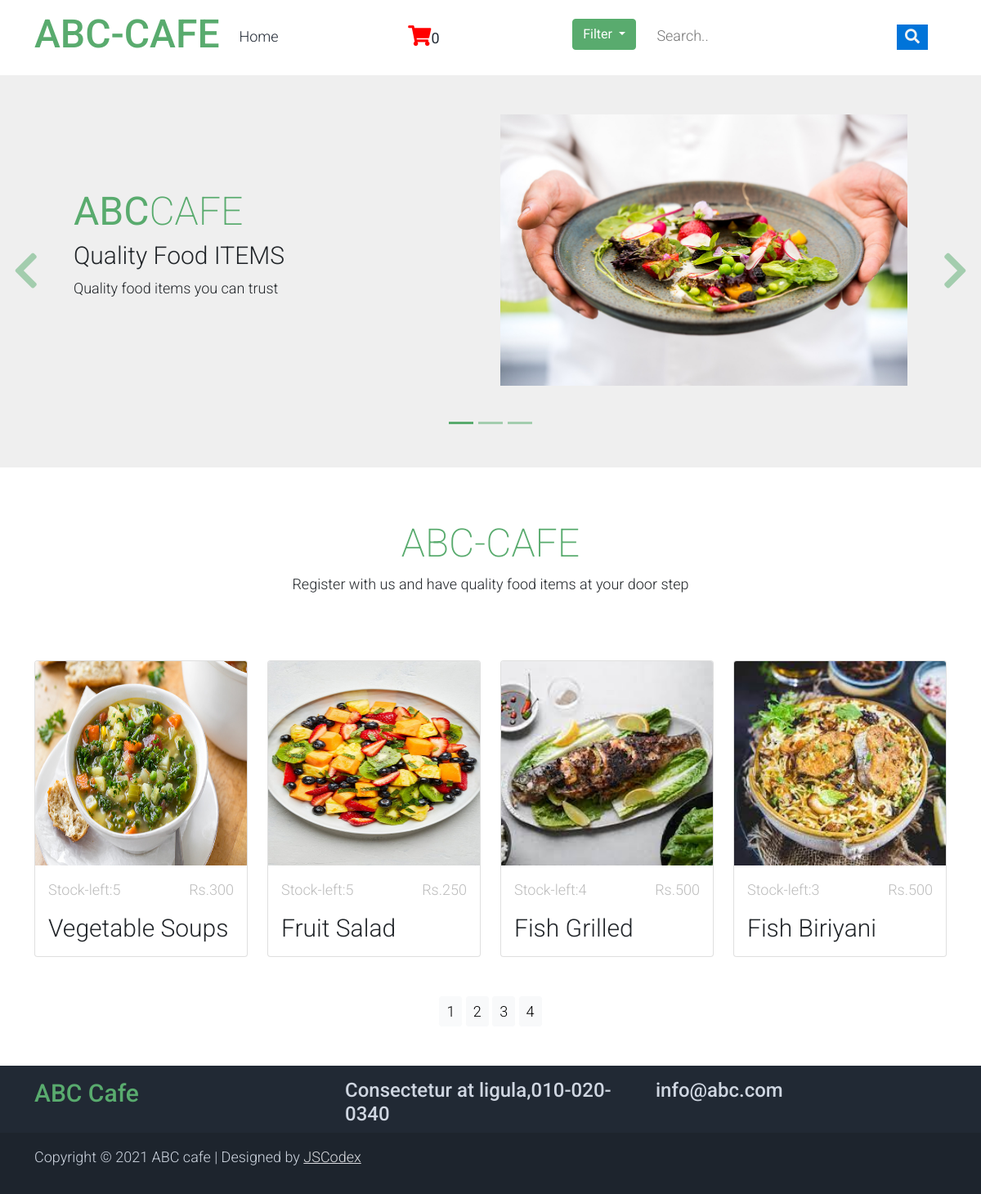
The app's page / (signed in) with its own data.
### shop/models.py (models this page shows, shortened)
class products(models.Model):
    name = models.CharField(max_length=250, unique=True)
    slug = models.SlugField(max_length=250, unique=True)
    img= models.ImageField(upload_to='product')
    desc=models.TextField()
    stock = models.IntegerField()
    available = models.BooleanField()
    price = models.IntegerField()
    category = models.ForeignKey(categ, on_delete=models.CASCADE)
    def get_url(self):
       return reverse('details',args=[self.category.slug,self.slug])

### shop/views.py (the view)
# urls.py: 2. Add a URL to urlpatterns:  path('', views.home, name='home')
def home(request, c_slug=None):
    c_page = None
    prodt = None
    if c_slug is not None:
        c_page = get_object_or_404(categ, slug=c_slug)
        prodt = products.objects.filter(category=c_page, available=True)
    else:
        prodt = products.objects.all().filter(available=True,)
    cat = categ.objects.all()
    paginator=Paginator(prodt,4)
    try:
        page=int(request.GET.get('page',1))
    except:
        page=1
    try:
        pro=paginator.page(page)
    except(EmptyPage,InvalidPage):
        pro=paginator.page(paginator.num_pages)
    return render(request, 'home.html', {'pr':prodt,'ct':cat,'pg':pro})

### cart/context_processor.py (called while the page is built)
def count(request):
    item_count=0;
    if 'admin' in request.path:
        return {}
    else:
        try:
            ct=cartlist.objects.filter(cart_id=c_id(request))
            cti=item.objects.all().filter(cart=ct[:1])
            for c in cti:
                 item_count+=c.quant
        except cartlist.DoesNotExist:
            item_count=0
        return dict(itc=item_count)

### cart/views.py (called while the page is built)
def c_id(request):
    ct_id=request.session.session_key
    if not ct_id:
        ct_id=request.session_create()
    return ct_id

### shop/models.py (called while the page is built)
    def get_url(self):
        return reverse('prod_cat',args=[self.slug])

### templates/home.html (shortened to what this page needs)
{% extends 'base.html' %}
{% load static %}
{% block content%}
<!DOCTYPE html>
<html lang="en">
<head>
    <link rel="stylesheet" href="{% static 'hm/css/bootstrap.min.css' %}">
    <link rel="stylesheet" href="{% static 'hm/css/templatemo.css' %}">
    <link rel="stylesheet" href="{% static 'hm/css/custom.css' %}">
    <link rel="stylesheet" href="{% static 'hm/css/fontawesome.min.css' %}">
</head>
<body>
    <div id="template-mo-zay-hero-carousel" class="carousel slide" data-bs-ride="carousel">
        <ol class="carousel-indicators">
            <li data-bs-target="#template-mo-zay-hero-carousel" data-bs-slide-to="0" class="active"></li>
            <li data-bs-target="#template-mo-zay-hero-carousel" data-bs-slide-to="1"></li>
            <li data-bs-target="#template-mo-zay-hero-carousel" data-bs-slide-to="2"></li>
        </ol>
        <div class="carousel-inner">
            <div class="carousel-item active">
                <div class="container">
                    <div class="row p-5">
                        <div class="mx-auto col-md-8 col-lg-6 order-lg-last">
                            <img class="img-fluid" src="{% static './hm/img//bg44.jpg' %}" alt="">
                        </div>
                        <div class="col-lg-6 mb-0 d-flex align-items-center">
                            <div class="text-align-left align-self-center">
                                <h1 class="h1 text-success"><b>ABC</b>CAFE </h1>
                                <h3 class="h2">Quality Food ITEMS</h3>
                                <p> Quality food items you can trust
                                </p>
                            </div>
                        </div>
                    </div>
                </div>
            </div>
        </div>
        <a class="carousel-control-prev text-decoration-none w-auto ps-3" href="#template-mo-zay-hero-carousel" role="button" data-bs-slide="prev">
            <i class="fas fa-chevron-left"></i>
        </a>
        <a class="carousel-control-next text-decoration-none w-auto pe-3" href="#template-mo-zay-hero-carousel" role="button" data-bs-slide="next">
            <i class="fas fa-chevron-right"></i>
        </a>
    </div>
        <div class="container py-5">
            <div class="row text-center py-3">
                <div class="col-lg-6 m-auto">
                    <h1 class="h1 text-success">ABC-CAFE</h1>
                    <p>
                        Register with us and have quality food items at your door step
                    </p>
                </div>
            </div>
       </div>
          <div class="container">
            <div class="row">
                {% for i in pg.object_list %}
                <div class=" col-md-3 ">
                    <div class="card h-100 " >
                        <a href="{{i.get_url}}">
                            <img src="{{i.img.url}}" class="card-img-top" alt="..." style="height:250px;width:100%;">
                        </a>
                        <div class="card-body">
                            <ul class="list-unstyled d-flex justify-content-between">
                                <li class="text-muted text-right">Stock-left:{{i.stock}}</li>
                                <li class="text-muted text-right">Rs.{{i.price}}</li>
                            </ul>
                            <a href="{{i.get_url}}" class="h2 text-decoration-none text-dark">{{ i.name }}</a>
                        </div>
                    </div>
                </div>
                {%endfor%}
            </div>
              </div>
 <div class="conainer pt-5 pb-5 ">
    <div class="text-center">
       {% for p in pg.paginator.page_range %}
        <a href="?page={{p}}" class="btn btn-light btn-sm {% if pg.number == p %} active {% endif %}">{{p}}</a>
        {% endfor %}
     </div>
</div>
</body>
</html>
{% endblock %}

### templates/base.html (shortened to what this page needs)
{% load static %}
<!DOCTYPE html>
<html lang="en">
<head>
    <link rel="stylesheet" href="{% static 'hm/css/bootstrap.min.css' %}">
    <link rel="stylesheet" href="{% static 'hm/css/templatemo.css' %}">
    <link rel="stylesheet" href="{% static 'hm/css/custom.css' %}">
    <link rel="stylesheet" href="{% static 'hm/css/fontawesome.min.css' %}">
</head>
<body>
    <nav class="navbar navbar-expand-lg navbar-light shadow">
        <div class="container d-flex justify-content-between align-items-center">
            <a class="navbar-brand text-success logo h1 align-self-center" href="/">
                ABC-CAFE
            </a>
            <div class="align-self-center collapse navbar-collapse flex-fill  d-lg-flex justify-content-lg-between" id="templatemo_main_nav">
                <div class="flex-fill">
                    <ul class="nav navbar-nav d-flex justify-content-between mx-lg-auto">
                        <li class="nav-item">
                            <a class="nav-link" href="/">Home</a>
                        </li>
                        <li class="nav-item ">
                            <a class="nav-link" href="{% url 'cartDetails' %}"><i class="fa fa-shopping-cart" style="font-size:25px;color:red"></i><b >{{itc}}</b></a>
                        </li>
                        <li class="nav-item">
                        <div class="container ">
                           <div class="btn-group">
                                <button type="button" class="btn btn-success dropdown-toggle" data-bs-toggle="dropdown" aria-expanded="false">
                                 Filter
                                </button>
                          </div>
                        </div>
                        </li>
                    </ul>
                </div>
                   <div class="search">
                       <form action="{% url 'search' %} " method="get">
                         <input type="text" placeholder=" Search.." name="q">
                         <button><i class="fa fa-search" style="font-size: 18px;"> </i></button>
                       </form>
                   </div>
                </div>
            </div>
    </nav>
    {% block content %}
    {% endblock %}
     <footer class="bg-dark" id="tempaltemo_footer">
        <div class="container">
            <div class="row pt-2">
                <div class="col-md-4 ">
                    <h2 class="h2 text-success pt-2  border-0 logo">ABC Cafe</h2>
                </div>
                <div class="col-md-4 ">
                    <h4 class="h4 text-light pt-2  border-0">Consectetur at ligula,010-020-0340</h4>
                </div>
                <div class="col-md-4 ">
                    <h4 class="h4 text-light  pt-2 border-0">info@abc.com</h4>
                </div>
            </div>
        </div>
         <div class="w-100 bg-black py-3">
            <div class="container">
                <div class="row ">
                    <div class="col-12">
                        <p class="text-left text-light">
                            Copyright &copy; 2021 ABC cafe
                            | Designed by <a rel="sponsored" href="https://templatemo.com" target="_blank">JSCodex</a>
                        </p>
                    </div>
                </div>
            </div>
        </div>
     </footer>
</body>
</html>

### static/hm/css/templatemo.css (style rules this page uses)
body, ul, li, p, a, label, input, div { font-family: 'Roboto', sans-serif; font-size: 18px !important; font-weight: 300 !important; }
.h1 { font-family: 'Roboto', sans-serif; font-size: 48px !important; font-weight: 200 !important; }
.h2 { font-family: 'Roboto', sans-serif; font-size: 30px !important; font-weight: 300; }
.logo { font-weight: 500 !important; }
.text-muted { color: #bcbcbc !important; }
.text-success { color: #59ab6e !important; }
.text-light { color: #cfd6e1 !important; }
.bg-dark { background-color: #212934 !important; }
.bg-black { background-color: #1d242d !important; }
.btn-success { background-color: #59ab6e !important; border-color: #56ae6c !important; }
#templatemo_main_nav a { color: #212934; }
#template-mo-zay-hero-carousel { background: #efefef !important; position: relative; z-index: 1; }
#template-mo-zay-hero-carousel .carousel-indicators li { margin-top: -50px; background-color: #59ab6e; }
#template-mo-zay-hero-carousel .carousel-control-next i, #template-mo-zay-hero-carousel .carousel-control-prev i { color: #59ab6e !important; font-size: 2.8em !important; }
#tempaltemo_footer a { color: #dcdde1; }
@media (min-width: 768px) { #templatemo_main_nav .navbar-nav { max-width: 450px; } }
@media (min-width: 992px) { #templatemo_main_nav .navbar-nav { max-width: 550px; } }
@media (min-width: 992px) { #template-mo-zay-hero-carousel .carousel-item { min-height: 30rem !important; } }

### templates/base.html (style rules this page uses)
.search input[type=text] { width:300px; height:25px; border-radius:25px; border: none; }
.search { float:right; margin:7px; }
.search button { background-color: #0074D9; color: #f2f2f2; float: right; padding: 5px 10px; margin-right: 16px; font-size: 12px; border: none; cursor: pointer; }

### records on screen
products: img (picture), stock "5", price "300", name "Vegetable Soups"
products: img (picture), stock "5", price "250", name "Fruit Salad"
products: img (picture), stock "4", price "500", name "Fish Grilled"
products: img (picture), stock "3", price "500", name "Fish Biriyani"

### other values on screen
{{ itc }} "0"
{{ p }} "1" "2" "3" "4"
